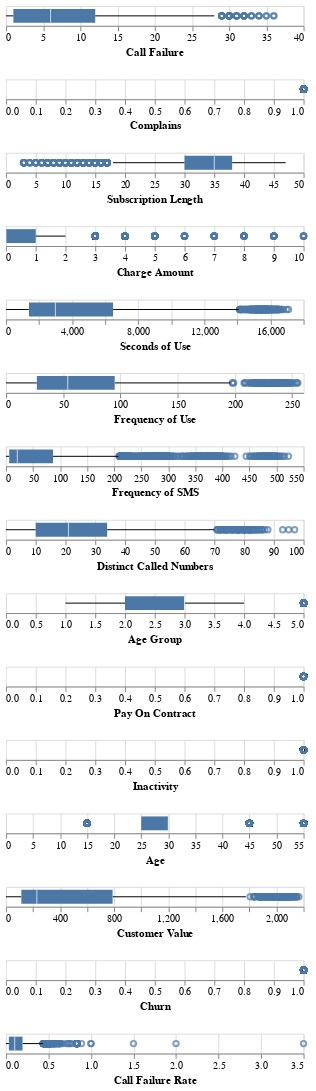

Here is the notebook cell this chart was saved with:
### Markdown cell above
##### Outliers

### Code cell
graph = []
for i in data.columns:
    chart = alt.Chart(data).mark_boxplot().encode(
        x=alt.X(f'{i}'), 
    )
    graph.append(chart)

alt.vconcat(*graph)
